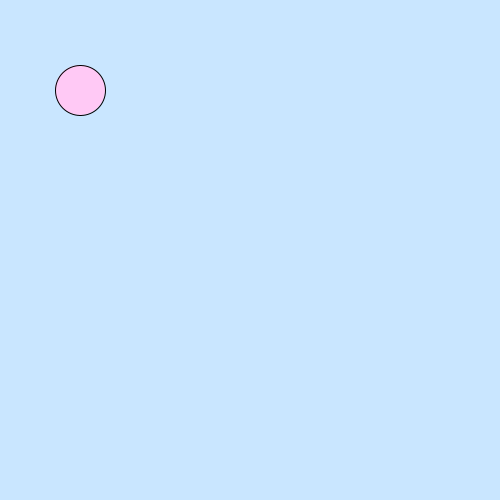
Frame 1 (no input)
Frame 60 (the mouse pressed at the canvas centre just before this capture): identical to frame 1, image omitted
Frame 120 (the mouse held since frame 60 and released just before this capture): identical to frame 1, image omitted

The Processing sketch that drew this single still picture (run headless with seeded random() and noise(); from frame 60 on, the mouse is pressed at the canvas centre):

// Processing sketch: slippery_dot
// ── slippery_dot.pde
 // 1. Create three integer variables to represent the x, y, and the size of the ellipse
       int x=80;
       int y=90;
       int z=50;
    void setup() {
     size(500,500);
      // 2. Set the size of your sketch
    
    }
    
    void draw() {
      // 3. Set the background color of your sketch
      background(#C9E6FF);
      fill(#FFC9F5);
      // 4. Draw an ellipse. Make sure it fits in the window.
      // Use the variables created at the top of the sketch, 
      // for the location and size of your ellipse
    ellipse(x,y,z,z);
    }
    
    void mousePressed() {
      //5. Create an integer variable called distance
      int distance=getDistance(mouseX,mouseY,x,y);
      //6. Set the value of the distance variable to the value returned by the getDistance method
      //   Pass the mouse's x and y (mouseX and mouseY) and the x and y of your ellipse to the method.
        
          
      //7.  Use an if statement to check if the distance variable is < the radius of the ellipse
      //    If it is, set a new x and y for the ellipse, using a random location on the window
      //    Hint: Use the Processing random() function
       if(distance<z){
      x=(int)random(500);
      y=(int)random(500);
      
    }
    }
    
    int getDistance(int x1, int y1, int x2, int y2) {
      return (int)Math.sqrt(Math.pow((x1-x2),2) + Math.pow((y1-y2),2));
    }
